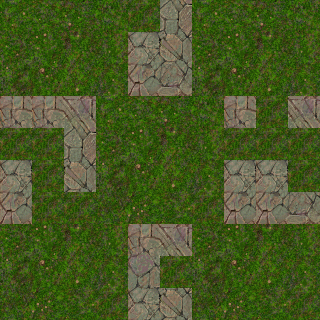

A 2D game scene composited from a Tiled map and its tileset images. What follows is a short description and the map's XML, with every tile layer's data as written:
An orthogonal 10x10 tile map with 32x32 px tiles, 1 tile layer (Tile Layer 1), 2 tilesets.

<map version="1.0" orientation="orthogonal" width="10" height="10" tilewidth="32" tileheight="32">
 <tileset firstgid="1" name="grass" tilewidth="32" tileheight="32">
  <image source="grass.png" width="128" height="128" />
 </tileset>
 <tileset firstgid="17" name="rocks" tilewidth="32" tileheight="32">
  <image source="rocks.png" width="128" height="128" />
 </tileset>
 <layer name="Tile Layer 1" width="10" height="10">
  <data encoding="csv">
1,2,3,4,16,22,1,2,3,4,
5,6,7,8,25,26,5,6,7,8,
9,10,11,12,29,30,9,10,11,12,
17,17,18,1,2,3,4,17,16,18,
16,16,22,5,6,7,8,16,16,16,
25,16,26,9,10,11,12,25,25,16,
29,16,16,13,14,15,16,29,29,30,
5,6,7,8,17,18,5,6,7,8,
9,10,11,12,21,16,9,10,11,12,
13,14,15,16,25,26,13,14,15,16
</data>
 </layer>
</map>
